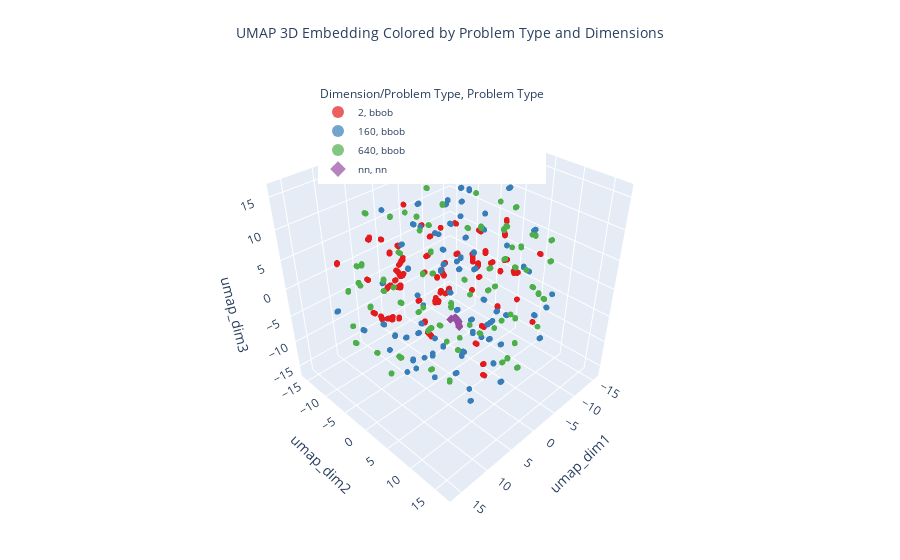

Source (notebook cell):
### Markdown cell above
### Effect of dimension

### Code cell
import plotly.express as px

from sklearn.preprocessing import StandardScaler
import pandas as pd
import sqlite3, umap
from sklearn.decomposition import PCA
from src.LandscapeAnalysis import get_feature_names_by_prefixes

def plot_by_dimensions(method ='umap', dims = None):
    feature_names = get_feature_names_by_prefixes(['ic', 'pca', 'r10_ela_meta'])
    bbob_cols = ['function_idx', 'dim'] + feature_names
    bbob_cols = ", ".join(bbob_cols)
    
    # Connect to SQLite
    con = sqlite3.connect("data/landscape-analysis.db")    
    
    # read bbob problems
    query = f"""
        SELECT {bbob_cols}
        FROM loss_surfaces
        JOIN bbob_problems ON loss_surfaces.problem_id = bbob_problems.id
        WHERE problem_type = 'bbob'
    """
    if dims is not None:
        query += f" AND dim IN ({', '.join(map(str, dims))})"
    
    bbob_df = pd.read_sql(query, con)
    
    
    # read nn problems
    nn_cols = ", ".join(feature_names)
    nn_df = pd.read_sql(f"""
        SELECT {nn_cols}
        FROM loss_surfaces
        WHERE problem_type = 'nn'
        """, con)
    con.close()
    
    # combine the dataframes and add a column to indicate the problem type
    bbob_df['problem_type'] = 'bbob'
    nn_df['problem_type'] = 'nn'
    combined_df = pd.concat([bbob_df, nn_df], ignore_index=True)
    df_features = combined_df[feature_names]
    df_features = df_features.dropna(axis='columns')
    
    # Dimensionality reduction
    scaled = StandardScaler().fit_transform(df_features.values)
    if method == 'umap':
        reducer = umap.UMAP(n_components=3)
        embedding = reducer.fit_transform(scaled)
    elif method == 'pca':
        pca = PCA(n_components=3)
        embedding = pca.fit_transform(scaled)
    
    # Plotting with plotly in 3D
    
    df_plot = pd.DataFrame(embedding, columns=[f'{method}_dim1', f'{method}_dim2', f'{method}_dim3'])
    df_plot['dim'] = bbob_df['dim'].astype(str)  # Convert 'dim' to string for categorical legend
    df_plot['problem_type'] = combined_df['problem_type']  # Add problem type to the plot data
    
    # Assign colors: one color for 'nn' and different colors for 'bbob' dimensions
    df_plot['color'] = df_plot.apply(
        lambda row: row['dim'] if row['problem_type'] == 'bbob' else 'nn', axis=1
    )
    
    fig = px.scatter_3d(
        df_plot, x=f'{method}_dim1', y=f'{method}_dim2', z=f'{method}_dim3',
        color='color', symbol='problem_type', title=f'{method.upper()} 3D Embedding Colored by Problem Type and Dimensions',
        labels={'color': 'Dimension/Problem Type', 'problem_type': 'Problem Type'}, opacity=0.7,
        color_discrete_sequence=px.colors.qualitative.Set1  # Use a categorical color palette
    )
    fig.update_traces(marker=dict(size=2))  # Make the dots smaller
    fig.update_layout(
        title=dict(font=dict(size=14), x=0.5, y=0.95),  # Center the title and adjust its position
        legend=dict(font=dict(size=10), itemsizing='constant', yanchor='top', y=0.9, xanchor='left', x=0.35),  # Adjust legend position
        margin=dict(l=10, r=10, t=30, b=10),  # Reduce margins for a tighter layout
        scene=dict(aspectmode='manual', aspectratio=dict(x=0.8, y=0.8, z=0.8))  # Make the figure smaller
    )
    fig.show()

plot_by_dimensions('umap')

### Figure 1 — Plotly figure (JSON) as saved in the notebook; plotly's stock layout.template omitted (floating-point values rounded to 4 significant figures; data arrays with more than 128 entries replaced by an {"elided": "..."} marker saying what was removed)
{"data": [{"hovertemplate": "Dimension/Problem Type=2<br>Problem Type=bbob<br>umap_dim1=%{x}<br>umap_dim2=%{y}<br>umap_dim3=%{z}<extra></extra>", "legendgroup": "2, bbob", "marker": {"color": "rgb(228,26,28)", "opacity": 0.7, "size": 2, "symbol": "circle"}, "mode": "markers", "name": "2, bbob", "scene": "scene", "showlegend": true, "type": "scatter3d", "x": {"elided": "2160 float values"}, "y": {"elided": "2160 float values"}, "z": {"elided": "2160 float values"}}, {"hovertemplate": "Dimension/Problem Type=160<br>Problem Type=bbob<br>umap_dim1=%{x}<br>umap_dim2=%{y}<br>umap_dim3=%{z}<extra></extra>", "legendgroup": "160, bbob", "marker": {"color": "rgb(55,126,184)", "opacity": 0.7, "size": 2, "symbol": "circle"}, "mode": "markers", "name": "160, bbob", "scene": "scene", "showlegend": true, "type": "scatter3d", "x": {"elided": "2160 float values"}, "y": {"elided": "2160 float values"}, "z": {"elided": "2160 float values"}}, {"hovertemplate": "Dimension/Problem Type=640<br>Problem Type=bbob<br>umap_dim1=%{x}<br>umap_dim2=%{y}<br>umap_dim3=%{z}<extra></extra>", "legendgroup": "640, bbob", "marker": {"color": "rgb(77,175,74)", "opacity": 0.7, "size": 2, "symbol": "circle"}, "mode": "markers", "name": "640, bbob", "scene": "scene", "showlegend": true, "type": "scatter3d", "x": {"elided": "2160 float values"}, "y": {"elided": "2160 float values"}, "z": {"elided": "2160 float values"}}, {"hovertemplate": "Dimension/Problem Type=nn<br>Problem Type=nn<br>umap_dim1=%{x}<br>umap_dim2=%{y}<br>umap_dim3=%{z}<extra></extra>", "legendgroup": "nn, nn", "marker": {"color": "rgb(152,78,163)", "opacity": 0.7, "size": 2, "symbol": "diamond"}, "mode": "markers", "name": "nn, nn", "scene": "scene", "showlegend": true, "type": "scatter3d", "x": {"elided": "150 float values"}, "y": {"elided": "150 float values"}, "z": {"elided": "150 float values"}}], "layout": {"legend": {"font": {"size": 10}, "itemsizing": "constant", "title": {"text": "Dimension/Problem Type, Problem Type"}, "tracegroupgap": 0, "x": 0.35, "xanchor": "left", "y": 0.9, "yanchor": "top"}, "margin": {"b": 10, "l": 10, "r": 10, "t": 30}, "scene": {"aspectmode": "manual", "aspectratio": {"x": 0.8, "y": 0.8, "z": 0.8}, "domain": {"x": [0, 1], "y": [0, 1]}, "xaxis": {"title": {"text": "umap_dim1"}}, "yaxis": {"title": {"text": "umap_dim2"}}, "zaxis": {"title": {"text": "umap_dim3"}}}, "title": {"font": {"size": 14}, "text": "UMAP 3D Embedding Colored by Problem Type and Dimensions", "x": 0.5, "y": 0.95}}}
